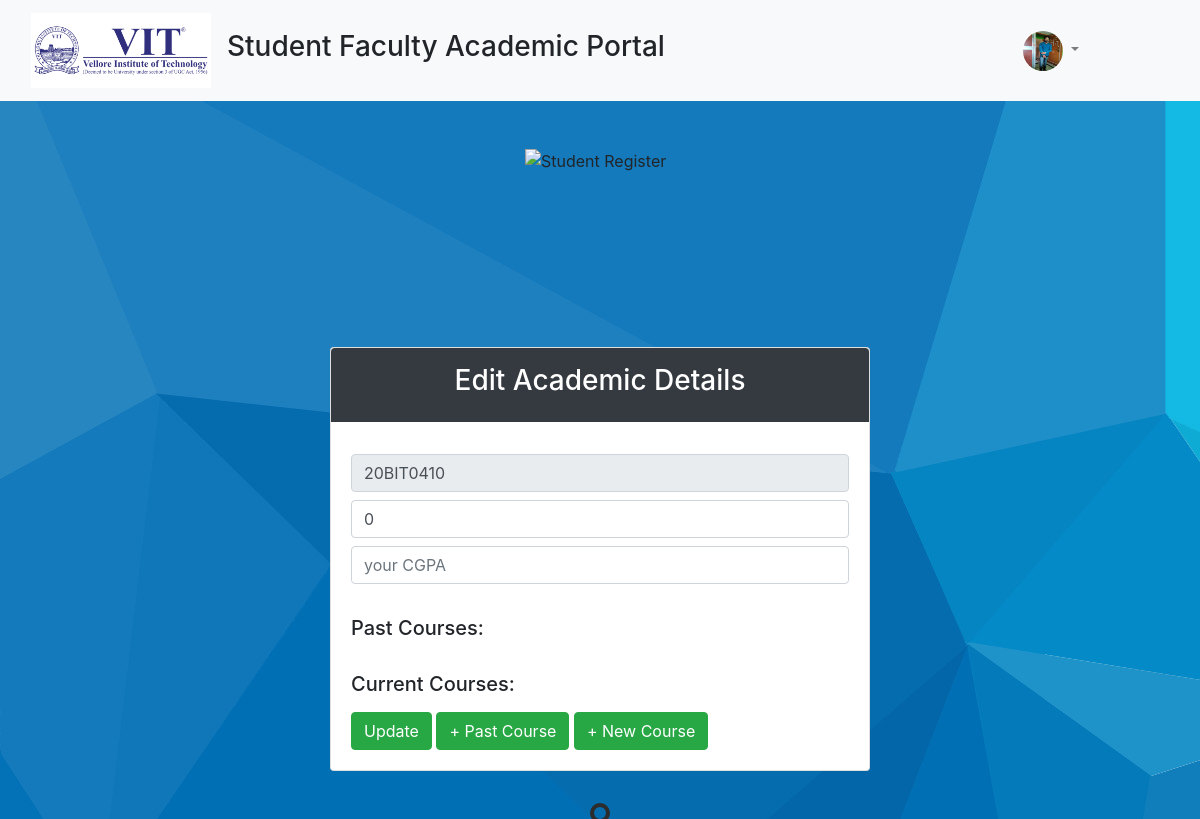
/studentacademicedit.php?edit=20BIT0410 (signed in), run on the app's committed database.
### tables this page shows
CREATE TABLE `student_data` (
  `Regno` varchar(10) NOT NULL,
  `Img` varchar(200) NOT NULL,
  `FName` varchar(100) NOT NULL,
  `LName` varchar(100) NOT NULL,
  `DOB` varchar(100) NOT NULL,
  `Branch` varchar(100) NOT NULL,
  `Email` varchar(100) NOT NULL,
  `Password` varchar(400) NOT NULL,
  `CGPA` varchar(10) NOT NULL,
  `Sem` int(10) NOT NULL,
  `Date` varchar(100) NOT NULL,
  `LOR` varchar(200) NOT NULL
);

### studentacademicedit.php (the view, shortened to what this page needs)
<?php
 require_once('Includes/header.php');
 require_once('Includes/connection.php');
 if(isset($_SESSION['StudentID']) || isset($_SESSION['Faculty']))
    {
        $GetID=$_GET['edit'];
    $sql="select * from student_data where Regno='".$GetID."'";
    mysqli_select_db($con,"student_management");
    $res=mysqli_query($con,$sql);
    while($row=mysqli_fetch_assoc($res)){
        $Sem=$row['Sem'];
        $CGPA=$row['CGPA'];
        $regno=$row['Regno'];
    }
?>
<?php
 if(isset($_SESSION['Faculty']) || $_SESSION['GET']==$_SESSION['StudentID'])
 {
     ?>
<div class="container">
    <div class="row mb-5">
        <div class="col-lg-6 m-auto ">
            <div class="mt-5">
                <img src="images/slogin.png" alt="Student Register" width="150" height="150" class="d-flex m-auto">
            </div>
            <div class="card mt-5">
                <div class="card-title bg-dark rounded-top">
                    <h3 class="text-center text-white py-3">Edit Academic Details</h3>
                </div>
                <div class="card-body">
                <form action="update.php" method="POST" enctype="multipart/form-data">
                <input type="text" value="<?php echo $regno?>" class="form-control mb-2" name='regno' readonly>
                <input type="number" placeholder="Current Semester" name="Sem" class="form-control mb-2" value="<?php echo $Sem?>">
                <input type="number" min="0" max="10" step="any" placeholder="your CGPA" name="cgpa" class="form-control mb-2" value="<?php echo $CGPA?>">
                <br>
                <h5>Past Courses:</h5>
                <br>
                <h5>Current Courses:</h5>
                <div class="mt-3">
                <button class="btn btn-success" name="updateacademic">Update</button>
                <button class="btn btn-success" type="button" id='j' onclick=" addO() ">+ Past Course</button>
                <button class="btn btn-success" type="button" id='k' onclick=" addN() ">+ New Course</button>
                </div>
                </form >
                </div>
            </div>
        </div>
    </div>
</div>
<?php
 }
else{
    $msg="Permission Denied";
    echo '<div class="alert alert-danger text-center"><img src="images/pdenied.png" alt="X "> '.$msg.'</div> ';
}
}
else
{
    header("location:login.php?naccess");
}
?>
<?php
    require_once('Includes/footer.php');
?>

### Includes/header.php (shortened to what this page needs)
<!DOCTYPE html>
<html lang="en">
<head>
    <link rel="stylesheet" href="css/bootstrap.css" />
    <link rel="stylesheet" href="bootstrap/bootstrap.css">
    <link rel="stylesheet" href="sstyle.css">
</head>
<body>
<nav class="navbar navbar-expand-lg navbar-light bg-light">
  <div class="container-fluid">
    <a class="navbar-brand" href="index.php"><img class="d-inline-block align-top" src="images/vitlogo.png" alt="VIT Vellore" style="height:75px; width:180px;"></a>
    <h3>Student Faculty Academic Portal</h3>
      <?php
if(isset($_SESSION['StudentID']) || isset($_SESSION['Faculty']))
{
  if(isset($_GET['success']) && !isset($_SESSION['Faculty']))
  {
    $_SESSION['GET']=$GetID=$_GET['success'];
    if($_SESSION['GET']==$_SESSION['StudentID']){
      $con=mysqli_connect("localhost","root","");
    if(!$con){
        echo 'Connect Error';
    }
    $sql="select * from student_data where Regno='".$GetID."'";
    mysqli_select_db($con,"student_management");
    $res=mysqli_query($con,$sql);
    while($row=mysqli_fetch_assoc($res))
    {    $Image=$row['Img'];
    }
    echo '
    <button class="navbar-toggler" type="button" data-toggle="collapse" data-target="#navbar-list-4" aria-controls="navbarNav" aria-expanded="false" aria-label="Toggle navigation">
    <span class="navbar-toggler-icon"></span>
  </button>
  <div class="collapse navbar-collapse" id="navbar-list-4">
    <ul class="navbar-nav" >
        <li class="nav-item dropdown" style="margin-left:350px;">
        <a class="nav-link dropdown-toggle" href="#" id="navbarDropdownMenuLink" role="button" data-toggle="dropdown" aria-haspopup="true" aria-expanded="false">
        <img src="images/'.$Image.'" width="40" height="40" class="rounded-circle">
        </a>
        <div class="dropdown-menu "  aria-labelledby="navbarDropdownMenuLink">
          <a class="dropdown-item" href="view.php?success='.$GetID.'">Dashboard</a>
          <form name="logout" action="logout.php" method="POST">
          <button class="dropdown-item btn btn-outline-primary" name="logout">Logout</button>
          </form>
        </div>
      </li>
    </ul>
  </div>';
    }
}
else if(isset($_GET['edit']) && !isset($_SESSION['Faculty']))
{
  $_SESSION['GET']=$GetID=$_GET['edit'];
  if($_SESSION['GET']==$_SESSION['StudentID']){
    $con=mysqli_connect("localhost","root","");
    $sql="select * from student_data where Regno='".$GetID."'";
    mysqli_select_db($con,"student_management");
    $res=mysqli_query($con,$sql);
    while($row=mysqli_fetch_assoc($res))
    {    $Image=$row['Img'];
    }
  echo '
  <button class="navbar-toggler" type="button" data-toggle="collapse" data-target="#navbar-list-4" aria-controls="navbarNav" aria-expanded="false" aria-label="Toggle navigation">
  <span class="navbar-toggler-icon"></span>
</button>
<div class="collapse navbar-collapse" id="navbar-list-4">
  <ul class="navbar-nav">
      <li class="nav-item dropdown" style="margin-left:350px;">
      <a class="nav-link dropdown-toggle" href="#" id="navbarDropdownMenuLink" role="button" data-toggle="dropdown" aria-haspopup="true" aria-expanded="false">
        <img src="images/'.$Image.'" width="40" height="40" class="rounded-circle">
      </a>
      <div class="dropdown-menu" aria-labelledby="navbarDropdownMenuLink">
        <a class="dropdown-item" href="view.php?success='.$GetID.'">Dashboard</a>
        <form name="logout" action="logout.php" method="POST">
        <button class="dropdown-item btn btn-outline-primary" name="logout">Logout</button>
        </form>
      </div>
    </li>
  </ul>
</div>';
  }
}
                        }
                    ?>
    </div>
</nav>

### sstyle.css (style rules this page uses)
body { background-image: url("images/filter-bg.jpg"); background-color: rgba(51, 136, 248, 0.815); }

### data on the page
student_data: Img (picture), regno "20BIT0410", Sem "0"
